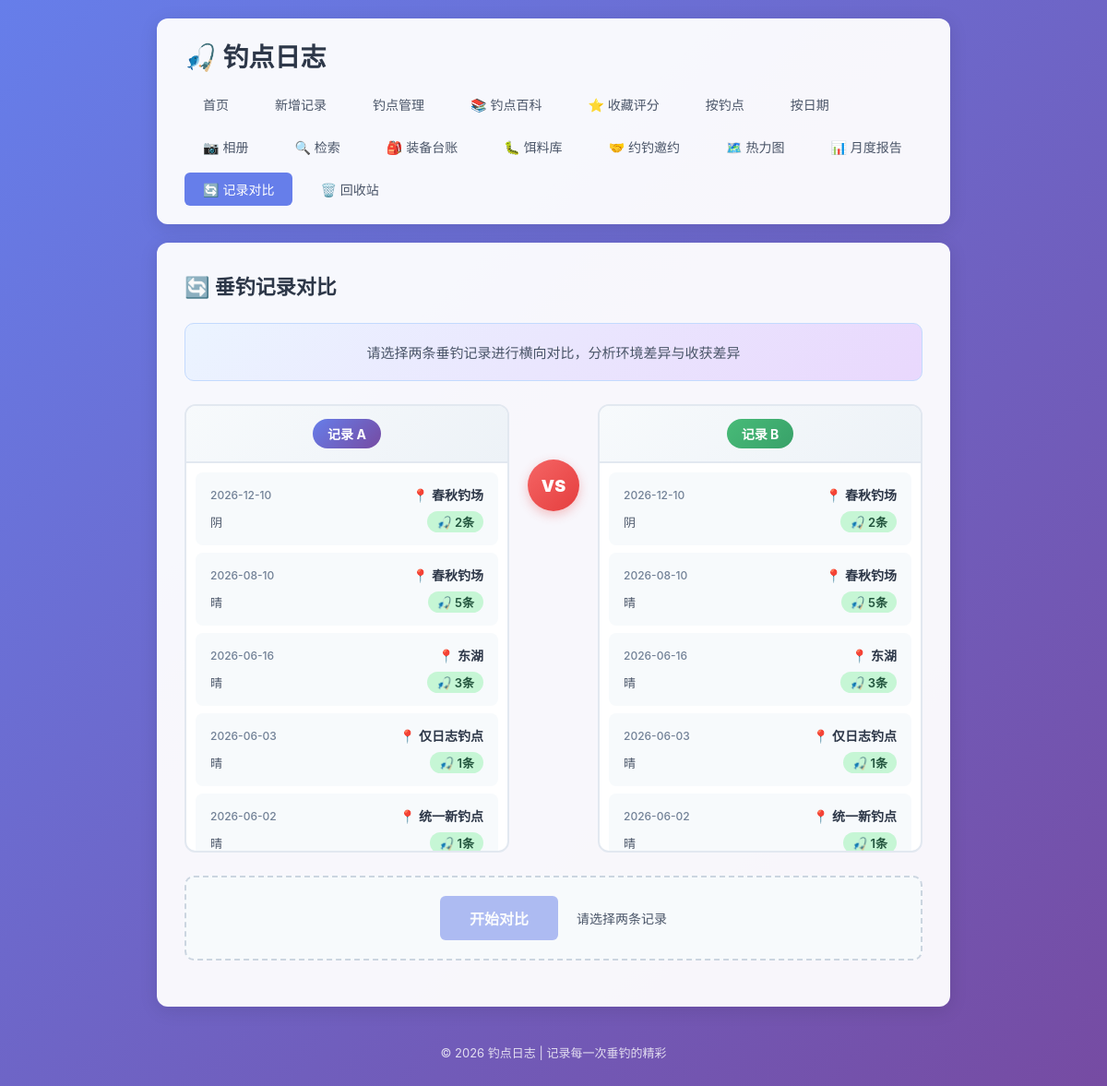
The page /compare on the database as committed earlier.
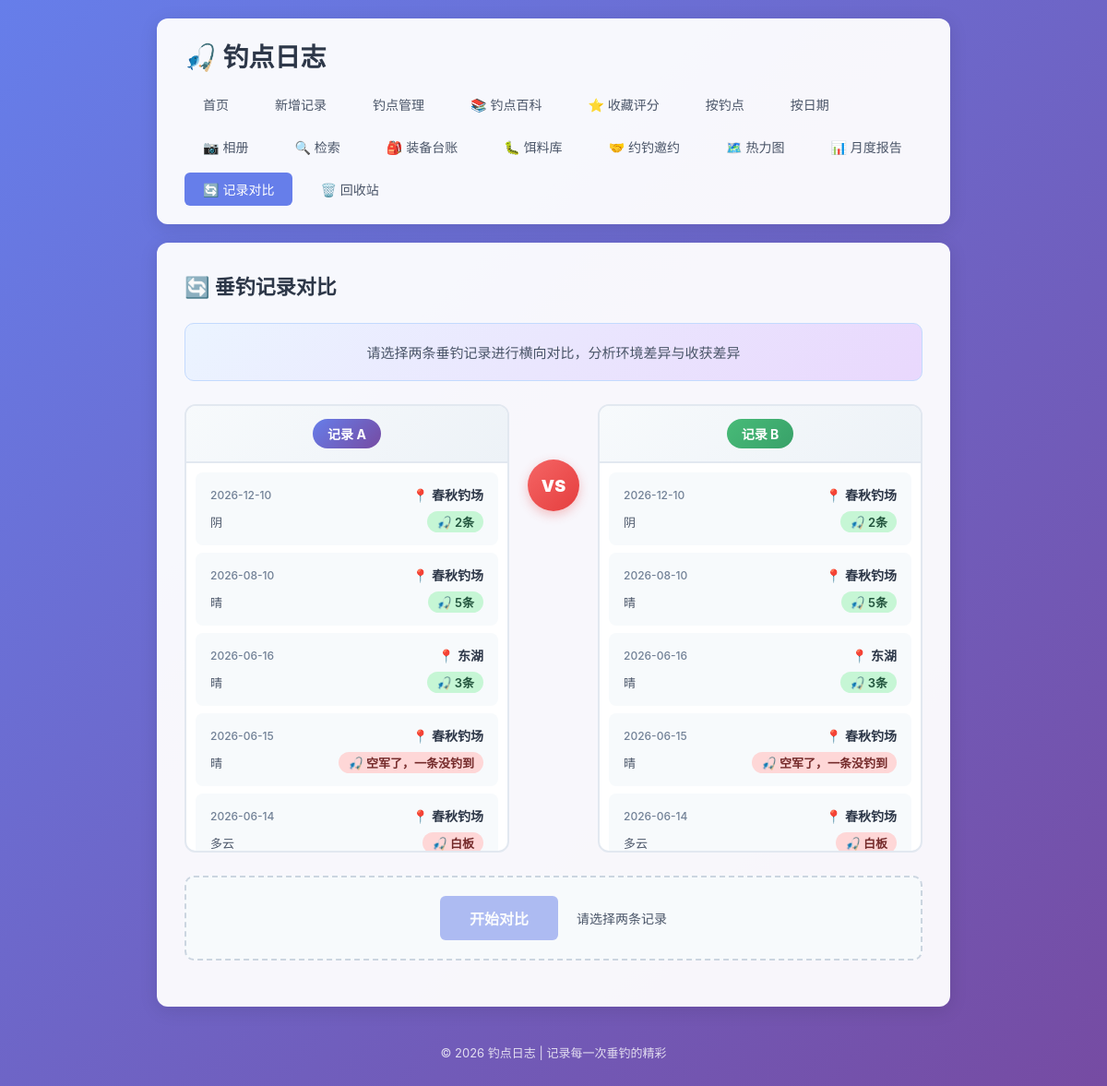
The same page on the database as committed later.
### tables this page shows
CREATE TABLE fishing_logs (
            id INTEGER PRIMARY KEY AUTOINCREMENT,
            spot TEXT NOT NULL,
            weather TEXT NOT NULL,
            water_level TEXT NOT NULL,
            bait TEXT NOT NULL,
            fish_species TEXT NOT NULL,
            harvest TEXT NOT NULL,
            next_strategy TEXT,
            created_at DATE NOT NULL
        , temperature TEXT, humidity TEXT, wind TEXT, deleted_at TIMESTAMP, next_strategy_date DATE);

### app.py (the view)
@app.route('/compare')
def compare_select():
    conn = get_db()
    logs = conn.execute('''
        SELECT id, spot, created_at, harvest, fish_species, weather
        FROM fishing_logs
        WHERE deleted_at IS NULL
        ORDER BY created_at DESC, id DESC
        LIMIT 100
    ''').fetchall()
    log_list = []
    for log in logs:
        log_dict = dict(log)
        log_dict['harvest_value'] = parse_harvest_value(log['harvest'])
        log_list.append(log_dict)
    total = conn.execute(
        'SELECT COUNT(*) as cnt FROM fishing_logs WHERE deleted_at IS NULL'
    ).fetchone()['cnt']
    conn.close()
    log1_id = request.args.get('log1', type=int)
    log2_id = request.args.get('log2', type=int)
    return render_template(
        'compare.html',
        log_list=log_list,
        total_logs=total,
        log1_id=log1_id,
        log2_id=log2_id,
        show_results=False
    )

### app.py (called while the page is built)
def get_db():
    conn = sqlite3.connect(DB_PATH)
    conn.row_factory = sqlite3.Row
    return conn

### templates/compare.html (shortened to what this page needs)
{% extends 'base.html' %}
{% block content %}
    <div class="page-header">
        <h2>🔄 垂钓记录对比</h2>
    </div>
    {% if not show_results %}
        <div class="compare-select-section">
            <div class="compare-select-hint">
                <p>请选择两条垂钓记录进行横向对比，分析环境差异与收获差异</p>
            </div>
            <div class="compare-selectors">
                <div class="compare-selector">
                    <div class="selector-label">
                        <span class="selector-badge selector-badge-1">记录 A</span>
                    </div>
                    <div class="selector-log-list" id="logList1">
                        {% for log in log_list %}
                            <div class="selector-log-item {% if log1_id == log['id'] %}selected{% endif %}"
                                 data-log-id="{{ log['id'] }}"
                                 data-side="1"
                                 onclick="selectLog({{ log['id'] }}, 1)">
                                <div class="selector-log-header">
                                    <span class="selector-log-date">{{ log['created_at'] }}</span>
                                    <span class="selector-log-spot">📍 {{ log['spot'] }}</span>
                                </div>
                                <div class="selector-log-body">
                                    <span class="selector-log-weather">{{ log['weather'] }}</span>
                                    <span class="selector-log-harvest {% if log['harvest_value'] > 0 %}good{% else %}bad{% endif %}">
                                        🎣 {{ log['harvest'] }}
                                    </span>
                                </div>
                            </div>
                        {% endfor %}
                    </div>
                </div>
                <div class="compare-vs">
                    <div class="vs-text">VS</div>
                </div>
                <div class="compare-selector">
                    <div class="selector-label">
                        <span class="selector-badge selector-badge-2">记录 B</span>
                    </div>
                    <div class="selector-log-list" id="logList2">
                        {% for log in log_list %}
                            <div class="selector-log-item {% if log2_id == log['id'] %}selected{% endif %}"
                                 data-log-id="{{ log['id'] }}"
                                 data-side="2"
                                 onclick="selectLog({{ log['id'] }}, 2)">
                                <div class="selector-log-header">
                                    <span class="selector-log-date">{{ log['created_at'] }}</span>
                                    <span class="selector-log-spot">📍 {{ log['spot'] }}</span>
                                </div>
                                <div class="selector-log-body">
                                    <span class="selector-log-weather">{{ log['weather'] }}</span>
                                    <span class="selector-log-harvest {% if log['harvest_value'] > 0 %}good{% else %}bad{% endif %}">
                                        🎣 {{ log['harvest'] }}
                                    </span>
                                </div>
                            </div>
                        {% endfor %}
                    </div>
                </div>
            </div>
            <div class="compare-actions">
                <button class="btn btn-primary btn-compare" id="compareBtn" onclick="startCompare()" disabled>
                    开始对比
                </button>
                <div class="compare-selected-info" id="selectedInfo">
                </div>
            </div>
        </div>
    {% endif %}
{% endblock %}

Rows that differ between the two databases and show on the page:
no longer on this page (row unchanged): fishing_logs: created_at "2026-06-03", spot "仅日志钓点", weather "晴", harvest "1条"
no longer on this page (row unchanged): fishing_logs: created_at "2026-06-02", spot "统一新钓点", weather "晴", harvest "1条"
added fishing_logs: created_at "2026-06-15", spot "春秋钓场", weather "晴", harvest "空军了，一条没钓到"
added fishing_logs: created_at "2026-06-14", spot "春秋钓场", weather "多云", harvest "白板"
